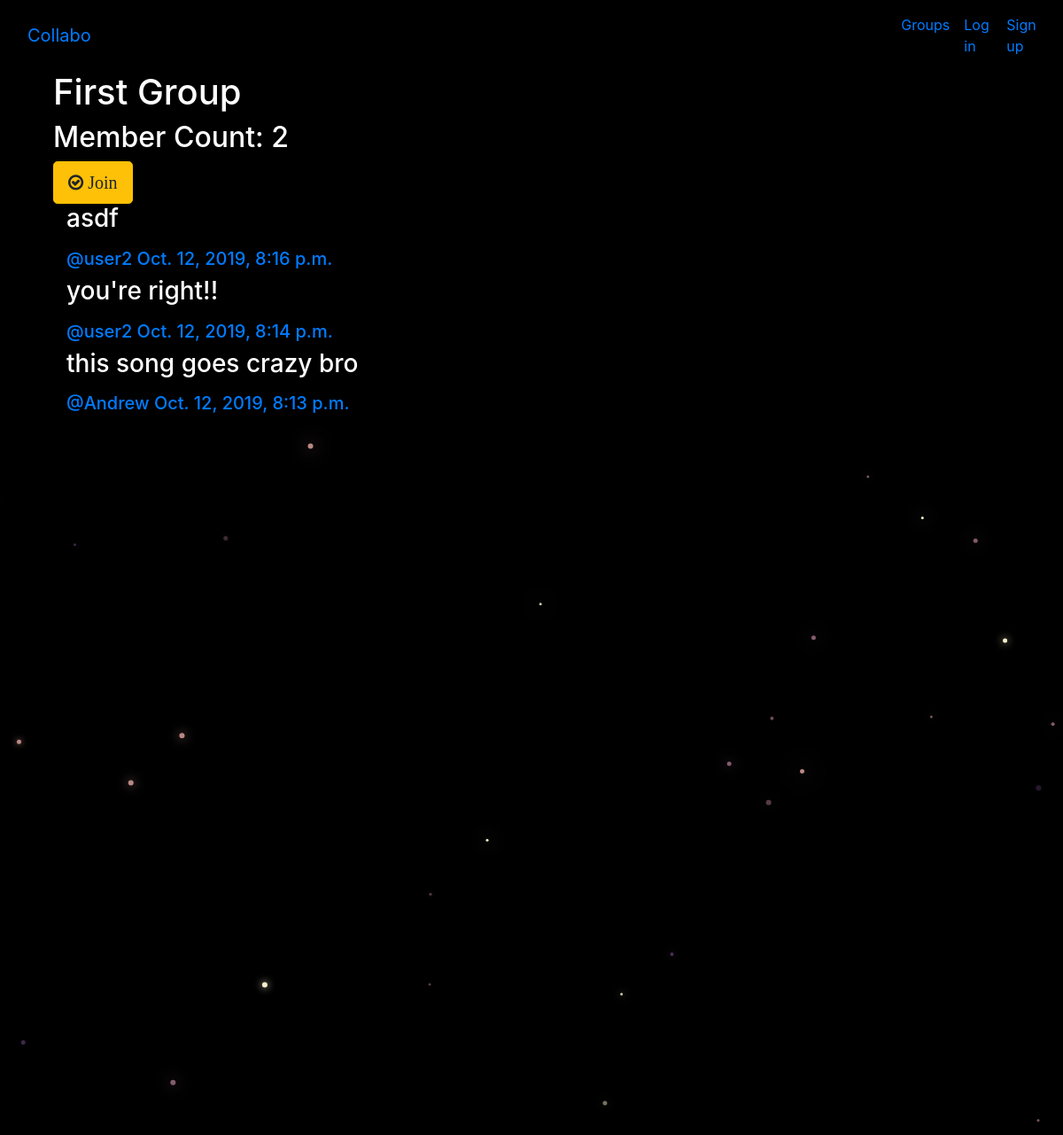
The page /groups/posts/in/first-group on the database its author committed.
### groups/models.py (models this page shows, shortened)
class Group(models.Model):
    name = models.CharField(max_length=255,unique=True)
    slug = models.SlugField(allow_unicode=True,unique=True)
    description = models.TextField(blank=True,default='')
    description_html = models.TextField(editable=True,default='',blank=True)
    members = models.ManyToManyField(User,through='GroupMember')
    class Meta:
        ordering = ['name']

### posts/models.py (models this page shows, shortened)
class Post(models.Model):
    user = models.ForeignKey(User,related_name='posts',on_delete=models.CASCADE)
    created_at = models.DateTimeField(auto_now=True)
    message = models.TextField()
    message_html = models.TextField(editable=False)
    group = models.ForeignKey(Group,related_name='posts',null=True,blank=True,on_delete=models.CASCADE)
    class Meta:
        ordering = ['-created_at']
        unique_together = ['user','message']

### groups/views.py (the view)
# urls.py: path('posts/in/<slug>',views.SingleGroup.as_view(),name='single'),
class SingleGroup(generic.DetailView):
    model = Group

### groups/templates/groups/group_detail.html
{% extends "groups/group_base.html" %}
{% block pregroup %}
<div class="container">
  <h1>{{group.name}}</h1>
  <h2>Member Count: {{group.members.count}}</h2>
  <div class="content">
    {% if user in group.members.all %}
      <a href="{% url 'groups:leave' slug=group.slug %}" class="btn btn-lg btn-warning"><span class="fa fa-times-circle-o"> Leave</span></a>
    {% else %}
      <a href="{% url 'groups:join' slug=group.slug %}" class="btn btn-lg btn-warning"><span class="fa fa-check-circle-o"> Join</span></a>
    {% endif %}
  </div>
</div>
{% endblock %}
{% block group_content %}
<div class="col-md-8">
  {% if group.posts.count == 0 %}
    <h2>No posts in this group yet!</h2>
  {% else %}
    {% for post in group.posts.all %}
      {% include "posts/_post.html" %}
    {% endfor %}
  {% endif %}
</div>
{% endblock %}

### posts/templates/posts/_post.html (shortened to what this page needs)
<div class="container">
  <h3>{{post.message_html|safe}}</h3>
  <div class="media-body">
    <h5 class="media-heading">
      <span class="username">
        <a href="{% url 'posts:for_user' username=post.user.username %}">@{{post.user.username}}</a>
      </span>
      <time class="time">
        <a href="{% url 'posts:single' username=post.user.username pk=post.pk %}">{{post.created_at}}</a>
      </time>
    </h5>
  </div>
</div>

### static/socialmedia/css/master.css (style rules this page uses)
body { margin: 0; overflow: hidden; background-color: black; color:white; }

### rows shown on the page
Group: name "First Group", members.count "2"
Post: message_html "asdf", user.username "user2", created_at "Oct. 12, 2019, 8:16 p.m."
Post: message_html "you're right!!", user.username "user2", created_at "Oct. 12, 2019, 8:14 p.m."
Post: message_html "this song goes crazy bro", user.username "Andrew", created_at "Oct. 12, 2019, 8:13 p.m."
